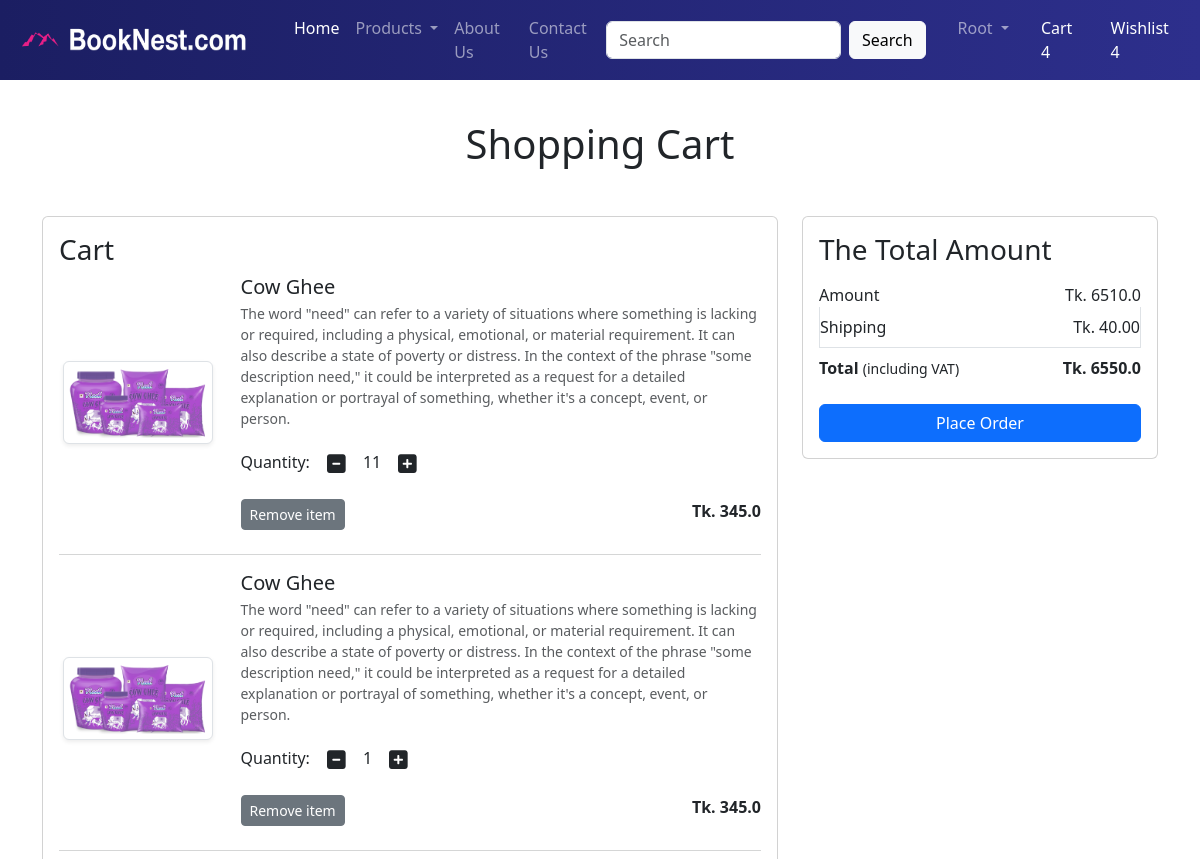
/cart/ (signed in, upper part), run on an earlier commit of the app's database.
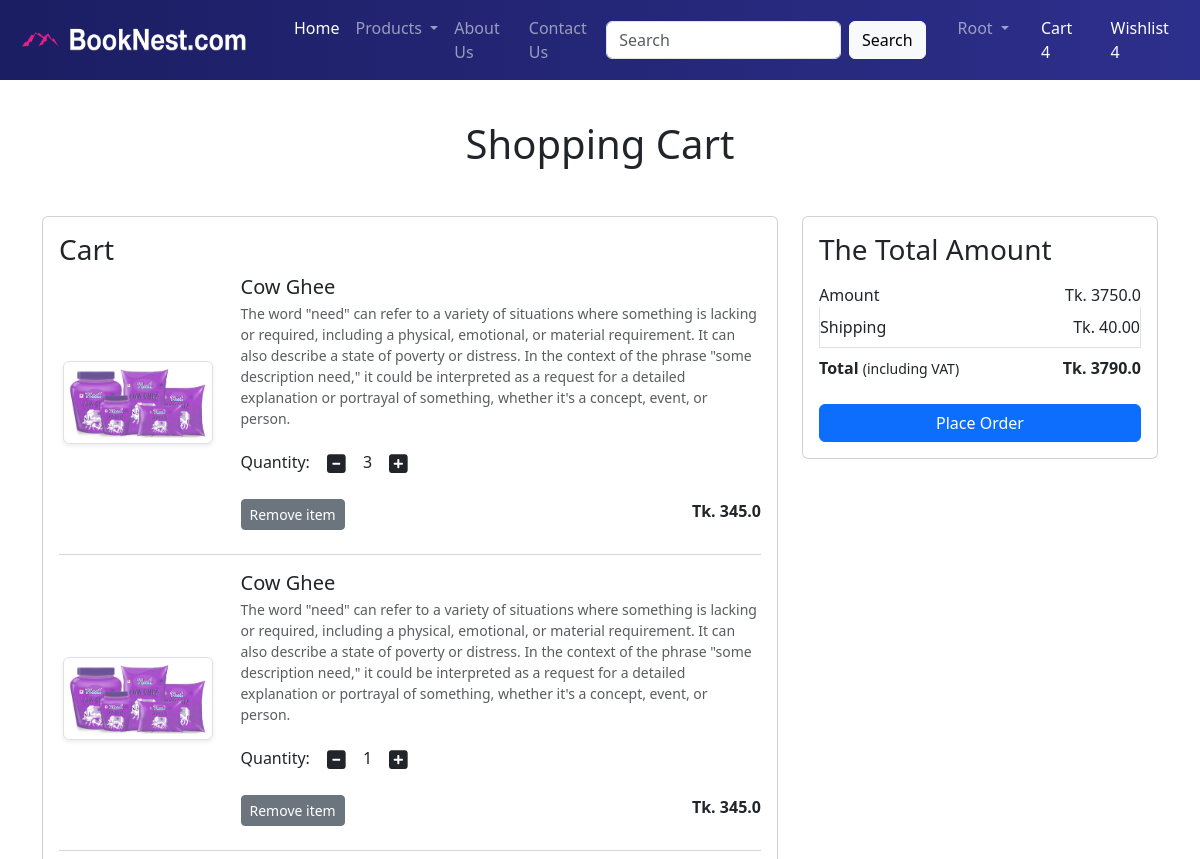
And on a later commit of the database.
### app/models.py (models this page shows, shortened)
class Cart(models.Model):
   user = models.ForeignKey(User, on_delete=models.CASCADE)
   product=models.ForeignKey(Product, on_delete=models.CASCADE)
   quantity=models.PositiveIntegerField(default=1)

class Product(models.Model):
    title = models.CharField(max_length=100)
    selling_price = models.FloatField()
    discounted_price = models.FloatField()
    description = models.TextField()
    composition = models.TextField(default="")
    author = models.CharField(max_length=100, blank=True, null=True)
    prodapp = models.TextField(default="")
    category = models.CharField(choices=CATEGORY_CHOICES, max_length=2)
    product_image = models.ImageField(upload_to='product/')
    format = models.CharField(max_length=50, default='Hardcover')
    pages = models.IntegerField(default=100)
    dimensions = models.CharField(max_length=100, default='6.25 × 9.25 inches')
    publication_date = models.DateField(null=True, blank=True)
    isbn = models.CharField(max_length=20, default='000-0000000000')
    language = models.CharField(max_length=50, default='English')

### app/views.py (the view)
# urls.py: path('cart/', views.show_cart, name='showcart'),
def show_cart(request):
    user = request.user
    cart = Cart.objects.filter(user=user)
    amount = 0
    for p in cart:
        value = p.quantity * p.product.discounted_price
        amount += value
    totalamount = amount + 40
    return render(request, 'app/addtocart.html', locals())

### app/templates/app/addtocart.html (shortened to what this page needs)
{% extends 'app/base.html' %}
{% load static %}
{% block main-content %}
<div class="container my-5">
  <div class="row">
    {% if cart %}
    <h1 class="text-center mb-5">Shopping Cart</h1>
    <div class="col-sm-8">
      <div class="card">
        <div class="card-body">
          <h3>Cart</h3>
          {% for item in cart %}
          <div class="row mb-4">
            <div class="col-sm-3 text-center align-self-center">
              <img src="{{ item.product.product_image.url }}" class="img-fluid img-thumbnail shadow-sm" height="150" width="150" alt="">
            </div>
            <div class="col-sm-9">
              <h5 class="mb-1">{{ item.product.title }}</h5>
              <p class="mb-2 text-muted small">{{ item.product.description }}</p>
              <div class="my-3">
                <label for="quantity">Quantity:</label>
                <a class="minus-cart btn" pid="{{ item.product.id }}"><i class="fas fa-minus-square fa-lg"></i></a>
                <span id="quantity">{{ item.quantity }}</span>
                <a class="plus-cart btn" pid="{{ item.product.id }}"><i class="fas fa-plus-square fa-lg"></i></a>
              </div>
              <div class="d-flex justify-content-between">
                <a href="#" class="remove-cart btn btn-sm btn-secondary mr-3" pid="{{ item.product.id }}">Remove item</a>
                <p class="mb-0"><strong>Tk. {{ item.product.discounted_price }}</strong></p>
              </div>
            </div>
          </div>
          <hr class="text-muted">
          {% endfor %}
        </div>
      </div>
    </div>
    <div class="col-sm-4">
      <div class="card">
        <div class="card-body">
          <h3>The Total Amount</h3>
          <ul class="list-group">
            <li class="list-group-item d-flex justify-content-between align-items-center border-0 px-0 pb-0">
              Amount <span id="amount">Tk. {{ amount }}</span>
            </li>
            <li class="list-group-item d-flex justify-content-between align-items-center px-0">
              Shipping <span>Tk. 40.00</span>
            </li>
            <li class="list-group-item d-flex justify-content-between align-items-center border-0 px-0 mb-3">
              <div><strong>Total</strong> <small>(including VAT)</small></div>
              <span id="totalamount"><strong>Tk. {{ totalamount }}</strong></span>
            </li>
          </ul>
          <div class="d-grid">
            <a href="{% url 'checkout' %}" class="btn btn-primary">Place Order</a>
          </div>
        </div>
      </div>
    </div>
    {% else %}
    <h1 class="text-center mb-5">Cart is Empty</h1>
    {% endif %}
  </div>
</div>
{% endblock main-content %}

What changed in the data, as far as the page shows it:
changed Cart (number 1 of 2 on the later page): quantity "11" → "3"
Also different on the page:
{{ amount }}: "6510.0" → "3750.0"
{{ totalamount }}: "6550.0" → "3790.0"
